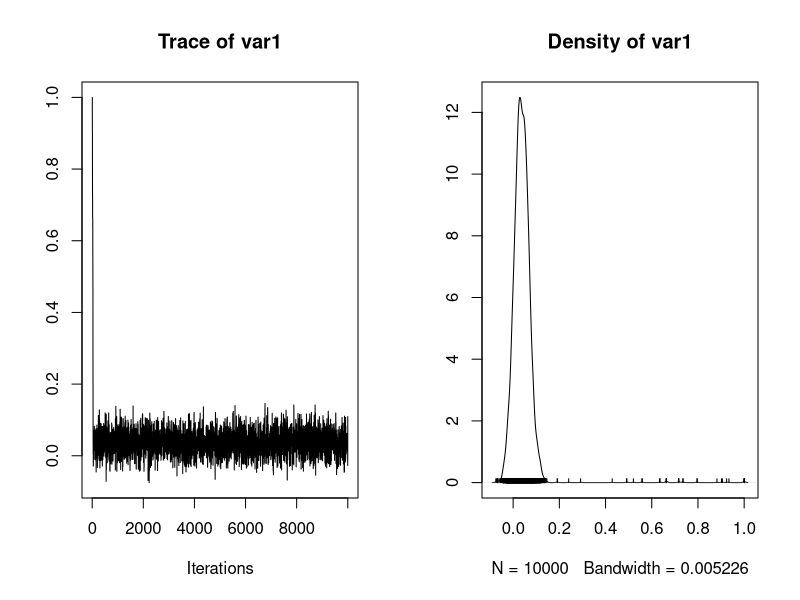
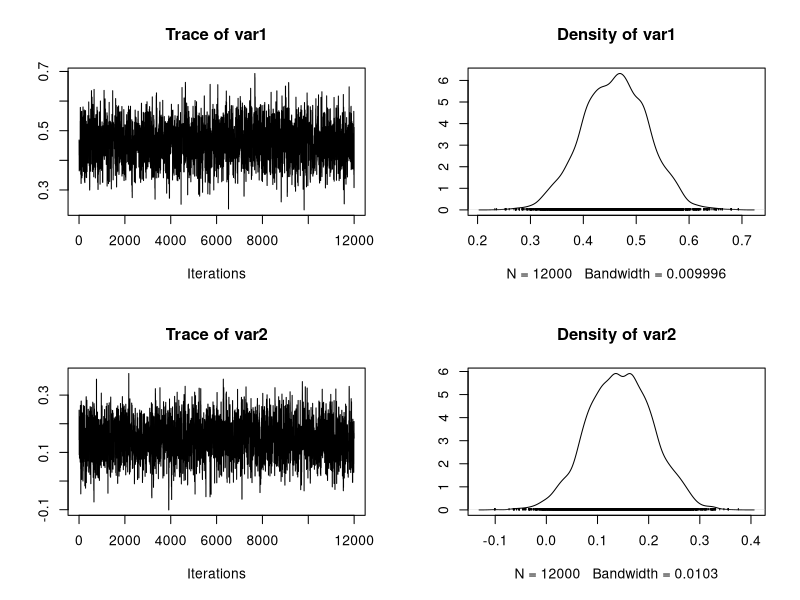
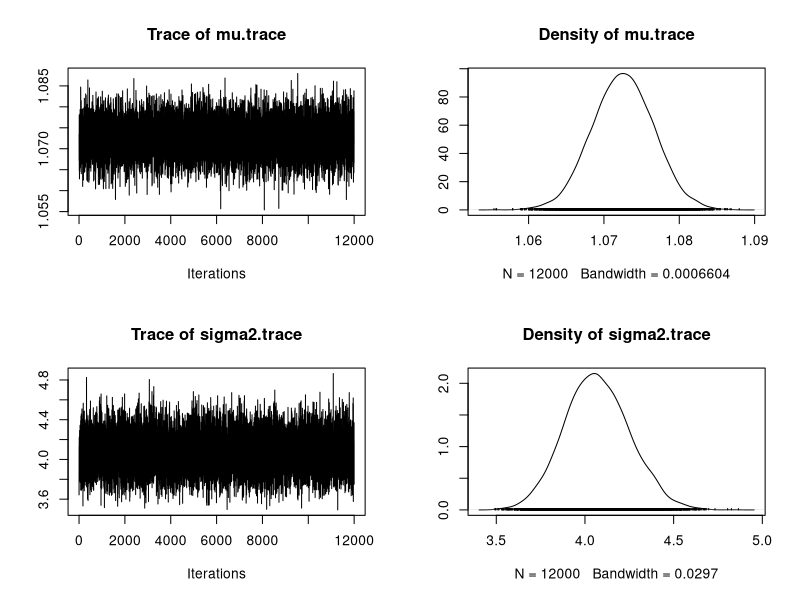

These figures' R source, in order:
library(coda)

### Example 1: Random walk Metropolis algorithm 
### for normal data with a Cauchy prior

set.seed(4231)
n = 1000
T = 10^4
delta2 = 5.76/n
theta_true = 0

# simulate the data
y = rnorm(n, theta_true, 1)

# random walk Metropolis algorithm
theta.trace = numeric(T)
accept = numeric(T)		# record acceptances and rejections
theta.init = 1		# initial value
theta.old = theta.init
logpost.old = sum(dnorm(y,theta.old,1,log=T)) + dcauchy(theta.old,log=T)	 # log posterior at the current value
for (i in 1:T) {
	theta.new = rnorm(1, theta.old, sqrt(delta2))
	logpost.new = sum(dnorm(y,theta.new,1,log=T)) + dcauchy(theta.new,log=T)	 # log posterior at the proposed value
	alpha = min(1, exp(logpost.new - logpost.old))		# acceptance probability
	u = runif(1)
	if (u < alpha) {
		accept[i] = 1
		theta.old = theta.new
		logpost.old = logpost.new	# update log likelihood only if theta changes
	} else {
		accept[i] = 0
	}
	theta.trace[i] = theta.old
}

plot(mcmc(theta.trace))		# trace plot and density plot of posterior draws of theta

mean(accept)	# check the acceptance rate

mean(theta.trace[5001:T]) 	# check the posterior mean and variance
var(theta.trace[5001:T])




### Example 2: Metropolis algorithm for logistic regression

## simulate the data
set.seed(4231)
n = 1000
x = rnorm(n)	# generate covariate x as normal
beta0.true = 0.5
beta1.true = 0.2
y.prob = 1/(1+exp(-beta0.true-beta1.true*x))
y = rbinom(n, 1, y.prob)	

## we optimize the log posterior and find the maximizer (MAP estimate)
## we use the maximizer as the starting point in RW Metropolis, and use the Hessian to get the covariance matrix

# the log posterior function, with independent Cauchy prior
logpost = function (theta, y, x) {
	-sum(log(1+exp(-theta[1]-theta[2]*x[y==1]))) - sum(log(1+exp(theta[1]+theta[2]*x[y==0]))) - log(1+theta[1]^2) - log(1+theta[2]^2) 
}
opt.logpost = optim(par=c(0,0), logpost, y=y, x=x, control=list(fnscale=-1), hessian=T)	# minimize the negative log posterior function

theta.map = opt.logpost$par		
Sigma = 2.4^2/2 * solve(-opt.logpost$hessian)		# RW covariance matrix
chol.Sigma = t(chol(Sigma))		# Cholesky of Sigma, chol.Sigma is lower triangular

# An alternative way is to use the glm() function, but this does not include the prior information
# fit1 = glm(y ~ x, family=binomial(link=logit))
# theta.mle = fit1$coef
# Sigma = 2.4^2/2 * vcov(fit1)


## Random walk Metropolis algorithm
T = 12000
burnin = 2000
accept = numeric(T)
theta.trace = matrix(0, nrow=T, ncol=2)

theta.old = theta.map
logpost.old = logpost(theta.old, y, x)		# current value of log posterior

for (i in 1:T) {
	theta.new = theta.old + chol.Sigma%*%rnorm(2)	# RW proposal from normal with variance Sigma
	logpost.new = logpost(theta.new, y, x)
	alpha = min(1, exp(logpost.new - logpost.old))
	u = runif(1)
	if (u < alpha) {
		accept[i] = 1
		theta.old = theta.new
		logpost.old = logpost.new	# update log likelihood only if theta changes
	} else {
		accept[i] = 0
	}
	theta.trace[i,] = theta.old
}

plot(mcmc(theta.trace))		# check trace plots and density plots

mean(accept)	# check acceptance rate

apply(theta.trace[(burnin+1):T,], 2, mean)	# check posterior means and variances of beta0 and beta1
apply(theta.trace[(burnin+1):T,], 2, var)




### Example 3: Gibbs sampler for Dirichlet distribution
# f(x,y,z) is proportional to x^4*y^3*z^2*(1-x-y-z) 
# theta = (x,y,z)

T = 12000
burnin = 2000
theta.trace = matrix(0, nrow = T, ncol = 3)
theta.current = rep(0.1,3)	# initialize

for (i in 1:T) {
	x.new = rbeta(1,5,2) * (1-theta.current[2]-theta.current[3])
	y.new = rbeta(1,4,2) * (1-x.new-theta.current[3])
	z.new = rbeta(1,3,2) * (1-x.new-y.new)
	theta.current = c(x.new,y.new,z.new)
	theta.trace[i,] = theta.current
}
apply(theta.trace[(burnin+1):T,], 2, mean)		# the mean of (x,y,z) should be (5/14,4/14,3/14)




### Example 4: Gibbs sampler for a normal model 

n = 1000
mu.true = 1
sigma2.true = 4
set.seed(4231)
y = rnorm(n, mu.true, sqrt(sigma2.true))	# generate the data

T = 12000	# total number of iterations in MCMC
burnin = 2000
mu.trace = numeric(T)
sigma2.trace = numeric(T)
mu.old = 0
sigma2.old = 1
ybar = mean(y)
ysum2 = sum((y-ybar)^2)		# store the mean and variance of y

# Gibbs sampler
for (i in 1:T) {
	mu.new = rnorm(1, ybar, sigma2.old/n)
	sigma2.new = 1/rgamma(1, shape=n/2, rate=(ysum2 + n*(mu.new-ybar)^2)/2)	# this way is more efficient
	mu.old = mu.new
	sigma2.old = sigma2.new
	mu.trace[i] = mu.new
	sigma2.trace[i] = sigma2.new
}

theta.trace = cbind(mu.trace,sigma2.trace)
plot(mcmc(theta.trace))	# check the trace plots and marginal density plots

apply(theta.trace[(burnin+1):T,], 2, mean)	# check posterior means and variances of beta0 and beta1
apply(theta.trace[(burnin+1):T,], 2, var)










